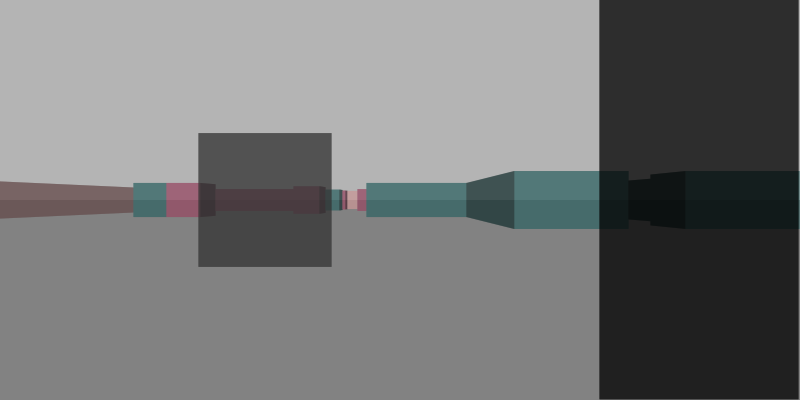
Frame 1 (no input)
Frame 60 (no input): identical to frame 1, image omitted
Frame 120 (the mouse pressed at the canvas centre since frame 60): identical to frame 1, image omitted

The p5.js sketch that drew this single still picture (run headless with seeded random() and noise() and a simulated clock; from frame 60 on, the mouse is pressed at the canvas centre):

// p5.js sketch
// ── sketch.js
var worldMap = [
  [1, 1, 1, 1, 1, 1, 1, 1, 1, 1, 1, 1, 1, 1, 1, 1, 1, 1, 1, 1, 1, 1, 1, 1, 1, 1],
  [1, 2, 0, 2, 0, 0, 0, 0, 0, 0, 2, 0, 0, 0, 0, 0, 0, 0, 0, 0, 0, 0, 0, 0, 0, 1],
  [1, 2, 0, 0, 0, 0, 0, 0, 0, 0, 2, 0, 0, 0, 0, 0, 0, 0, 0, 0, 0, 0, 0, 0, 0, 1],
  [1, 2, 0, 2, 0, 0, 0, 0, 0, 0, 2, 0, 0, 0, 0, 0, 0, 0, 0, 0, 0, 0, 0, 0, 0, 1],
  [1, 0, 0, 0, 0, 0, 0, 0, 0, 0, 0, 0, 0, 0, 0, 0, 0, 0, 0, 0, 0, 0, 0, 0, 0, 1],
  [1, 0, 0, 0, 0, 0, 0, 0, 0, 0, 0, 0, 0, 0, 0, 0, 0, 0, 3, 0, 0, 0, 0, 0, 0, 1],
  [1, 2, 0, 3, 3, 2, 2, 2, 0, 0, 2, 0, 0, 0, 0, 0, 0, 0, 1, 2, 0, 0, 0, 0, 0, 1],
  [1, 2, 0, 0, 0, 0, 0, 0, 0, 0, 0, 0, 0, 0, 0, 0, 0, 0, 3, 0, 3, 0, 0, 0, 0, 1],
  [1, 0, 0, 0, 0, 0, 0, 0, 0, 0, 0, 0, 0, 0, 0, 0, 0, 0, 1, 0, 1, 0, 0, 0, 0, 1],
  [1, 2, 0, 0, 0, 0, 0, 0, 0, 0, 0, 0, 0, 0, 0, 0, 0, 0, 3, 2, 0, 0, 0, 0, 0, 1],
  [1, 0, 0, 0, 0, 0, 0, 0, 0, 0, 0, 0, 0, 0, 0, 0, 0, 0, 1, 0, 0, 0, 0, 0, 0, 1],
  [1, 3, 3, 3, 3, 3, 3, 3, 0, 0, 3, 0, 0, 0, 0, 0, 0, 0, 0, 0, 0, 0, 0, 0, 0, 1],
  [1, 0, 0, 0, 0, 0, 0, 0, 0, 0, 0, 0, 0, 0, 0, 0, 0, 0, 0, 0, 0, 0, 0, 0, 0, 1],
  [1, 0, 0, 0, 0, 0, 0, 0, 0, 0, 0, 0, 0, 0, 0, 0, 0, 0, 0, 0, 0, 0, 0, 0, 0, 1],
  [1, 0, 0, 0, 0, 0, 0, 0, 0, 0, 0, 0, 0, 0, 0, 0, 0, 0, 0, 0, 0, 0, 0, 0, 0, 1],
  [1, 0, 0, 0, 0, 0, 0, 0, 0, 0, 0, 0, 0, 0, 0, 0, 0, 0, 0, 0, 0, 0, 0, 0, 0, 1],
  [1, 0, 0, 0, 0, 0, 0, 0, 0, 0, 0, 0, 0, 0, 0, 0, 0, 0, 0, 0, 0, 0, 0, 0, 0, 1],
  [1, 0, 0, 0, 0, 0, 0, 0, 0, 0, 0, 0, 0, 0, 0, 0, 0, 0, 0, 0, 0, 0, 0, 0, 0, 1],
  [1, 0, 0, 0, 0, 0, 0, 0, 0, 0, 0, 0, 0, 0, 0, 0, 0, 0, 0, 0, 0, 0, 0, 0, 0, 1],
  [1, 0, 0, 0, 0, 0, 0, 0, 0, 0, 0, 0, 0, 0, 2, 2, 0, 2, 2, 0, 0, 0, 0, 0, 0, 1],
  [1, 0, 0, 0, 0, 0, 0, 0, 0, 0, 0, 0, 0, 0, 2, 0, 0, 0, 2, 0, 0, 0, 0, 0, 0, 1],
  [1, 0, 0, 0, 0, 0, 0, 0, 0, 0, 0, 0, 0, 0, 2, 0, 0, 0, 2, 0, 0, 0, 0, 0, 0, 1],
  [1, 0, 0, 0, 0, 0, 0, 0, 0, 0, 0, 0, 0, 0, 2, 0, 0, 0, 2, 0, 0, 0, 0, 0, 0, 1],
  [1, 0, 0, 0, 0, 0, 0, 0, 0, 0, 0, 0, 0, 0, 2, 0, 0, 0, 2, 0, 0, 0, 0, 0, 0, 1],
  [1, 0, 0, 0, 2, 3, 0, 0, 0, 0, 0, 2, 2, 2, 2, 1, 0, 1, 2, 2, 2, 2, 2, 0, 0, 1],
  [1, 0, 0, 0, 0, 0, 0, 0, 0, 0, 0, 2, 0, 0, 2, 0, 0, 0, 2, 0, 0, 0, 2, 0, 0, 1],
  [1, 0, 0, 0, 0, 0, 0, 0, 0, 0, 0, 2, 0, 0, 0, 0, 0, 0, 2, 0, 0, 0, 2, 0, 0, 1],
  [1, 0, 0, 0, 0, 0, 0, 0, 3, 0, 0, 2, 0, 0, 2, 0, 0, 0, 0, 0, 0, 0, 2, 0, 0, 1],
  [1, 0, 0, 0, 0, 0, 0, 0, 0, 0, 0, 2, 2, 2, 2, 0, 0, 0, 2, 0, 0, 0, 2, 0, 0, 1],
  [1, 0, 0, 0, 0, 0, 0, 0, 0, 0, 0, 0, 0, 0, 2, 0, 0, 0, 2, 2, 2, 2, 2, 0, 0, 1],
  [1, 0, 0, 0, 0, 0, 0, 0, 0, 0, 0, 0, 0, 0, 2, 0, 0, 0, 2, 0, 0, 0, 0, 0, 0, 1],
  [1, 3, 3, 3, 3, 3, 3, 3, 0, 0, 3, 0, 0, 0, 2, 1, 0, 1, 2, 0, 0, 0, 0, 0, 0, 1],
  [1, 0, 0, 0, 0, 0, 0, 0, 2, 0, 0, 0, 0, 0, 0, 0, 0, 0, 0, 0, 0, 0, 0, 0, 0, 1],
  [1, 3, 0, 0, 3, 0, 0, 0, 0, 0, 0, 0, 0, 0, 0, 0, 0, 0, 0, 0, 0, 0, 0, 0, 0, 1],
  [1, 2, 0, 0, 0, 2, 0, 0, 3, 0, 2, 0, 0, 0, 0, 0, 0, 0, 0, 0, 0, 0, 0, 0, 0, 1],
  [1, 1, 1, 1, 1, 1, 1, 1, 1, 1, 1, 1, 1, 1, 1, 1, 1, 1, 1, 1, 1, 1, 1, 1, 1, 1]
];

var pos;
var dir;
var plane;
var rot;
var rotSpeed;
var walkSpeed;

var sprites = [];
var zBuffer = [];
var spriteOrder = [];
var spriteDistance = [];

function setup() {
  createCanvas(800, 400);
  pos = createVector(12, 12);
  dir = createVector(0, 1);
  plane = createVector(1, 0);
  rot = 0;
  rotSpeed = 0.025;
  walkSpeed = 0.05;

  sprites = [{
    pos: createVector(13, 13)
  }, {
    pos: createVector(15, 11)
  }, {
    pos: createVector(13, 8)
  }];
}

function draw() {
  background(20);
  noStroke();
  fill(180);
  rect(0, 0, width, height / 2);
  fill(130);
  rect(0, height / 2, width, height);

  update();
  raycast();
  castSprites();
}

function update() {
  dir.x = cos(rot);
  dir.y = -sin(rot); //play with these to really screw things up
  plane.x = sin(rot);
  plane.y = cos(rot);

  if (keyIsDown(LEFT_ARROW)) {
    rot += rotSpeed;
  }

  if (keyIsDown(RIGHT_ARROW)) {
    rot -= rotSpeed;
  }

  if (keyIsDown(UP_ARROW)) {
    if (worldMap[floor(pos.x + dir.x * walkSpeed * 1.0)][floor(pos.y)] === 0) {
      pos.x += dir.x * walkSpeed * 1.0;
    }
    if (worldMap[floor(pos.x)][floor(pos.y + dir.y * walkSpeed * 1.0)] === 0) {
      pos.y += dir.y * walkSpeed * 1.0;
    }
  }

  if (keyIsDown(DOWN_ARROW)) {
    if (worldMap[floor(pos.x - dir.x * walkSpeed * 1.0)][floor(pos.y)] === 0) {
      pos.x -= dir.x * walkSpeed * 1.0;
    }
    if (worldMap[floor(pos.x)][floor(pos.y - dir.y * walkSpeed * 1.0)] === 0) {
      pos.y -= dir.y * walkSpeed * 1.0;
    }
  }
}

function raycast() {
  var rayPos = createVector(0, 0);
  var rayDir = createVector(0, 0);

  //cast rays
  for (var x = 0; x < width; x++) {
    var cameraX = (2 * x / width) - 1;
    rayPos.set(pos.x, pos.y);
    rayDir.set(dir.x + plane.x * cameraX, dir.y + plane.y * cameraX);

    var mapX = floor(rayPos.x);
    var mapY = floor(rayPos.y);

    var sideDistX;
    var sideDistY;

    var scaleX = 1 / rayDir.x;
    var scaleY = 1 / rayDir.y;
    var deltaDistX = (createVector(1, rayDir.y * scaleX)).mag();
    var deltaDistY = (createVector(1, rayDir.x * scaleY)).mag();

    var wallDist;

    var stepX;
    var stepY;

    var hit = 0;
    var side = 0;

    if (rayDir.x < 0) {
      stepX = -1;
      sideDistX = (rayPos.x - mapX) * deltaDistX;
    } else {
      stepX = 1;
      sideDistX = (mapX + 1 - rayPos.x) * deltaDistX;
    }

    if (rayDir.y < 0) {
      stepY = -1;
      sideDistY = (rayPos.y - mapY) * deltaDistY;
    } else {
      stepY = 1;
      sideDistY = (mapY + 1 - rayPos.y) * deltaDistY;
    }

    //DDA
    while (hit === 0) {
      if (sideDistX < sideDistY) {
        sideDistX += deltaDistX;
        mapX += stepX;
        side = 0;
      } else {
        sideDistY += deltaDistY;
        mapY += stepY;
        side = 1;
      }
      if (worldMap[mapX][mapY] > 0) {
        hit = 1;
      }
    }

    //calculate the distance to the wall
    if (side === 0) {
      wallDist = abs((mapX - rayPos.x + (1 - stepX) / 2) / rayDir.x);
    } else {
      wallDist = abs((mapY - rayPos.y + (1 - stepY) / 2) / rayDir.y);
    }

    var lineHeight = abs(height / wallDist);
    lineHeight = min(lineHeight, height);

    if (mapX >= 0 && mapY >= 0) {
      switch (worldMap[mapX][mapY]) {
        case 0:
          break;
        case 1:
          stroke(200, 150, 150);
          break;
        case 2:
          stroke(50, 100, 100);
          break;
        case 3:
          stroke(150, 75, 100);
          break;
      }
    }

    if (side == 1) {
      switch (worldMap[mapX][mapY]) {
        case 1:
          stroke(200 / 2, 150 / 2, 150 / 2);
          break;
        case 2:
          stroke(50 / 2, 100 / 2, 100 / 2);
          break;
        case 3:
          stroke(150 / 2, 75 / 2, 100 / 2);
          break;
      }
    }

    var startY = height / 2 - lineHeight / 2;
    line(x, startY, x, startY + lineHeight);


    //set zbuffer position to wall dist
    zBuffer[x] = wallDist;
  }

}

function compareSprites(a, b) {
  return b.value-a.value;
}

function castSprites() {
  //sort sprites
  for (var i = 0; i < sprites.length; i++) {
    spriteOrder[i] = i;
    spriteDistance[i] = ((pos.x - sprites[i].pos.x) * (pos.x - sprites[i].pos.x) + (pos.y - sprites[i].pos.y) * (pos.y - sprites[i].pos.y));
  }
  
  var mappedOrder = spriteOrder.map(function(order, i) {
    return {index: i, value: spriteDistance[i]};
  });
  mappedOrder.sort(compareSprites);
  
  for (var i = 0; i < mappedOrder.length; i++) {
    spriteOrder[i] = mappedOrder[i].index;
  }

  for (var i = 0; i < sprites.length; i++) {
    var spriteX = sprites[spriteOrder[i]].pos.x - pos.x;
    var spriteY = sprites[spriteOrder[i]].pos.y - pos.y;

    var invDet = 1.0 / (plane.x * dir.y - dir.x * plane.y);
    var transformX = invDet * (dir.y * spriteX - dir.x * spriteY);
    var transformY = invDet * (-plane.y * spriteX + plane.x * spriteY);

    var spriteScreenX = floor((width / 2) * (1 + transformX / transformY));

    //calculate height of the sprite on screen
    var spriteHeight = abs(floor(height / transformY));
    var drawStartY = -spriteHeight / 2 + height / 2;
    if (drawStartY < 0) {
      drawStartY = 0;
    }
    var drawEndY = spriteHeight / 2 + height / 2;
    if (drawEndY >= height) {
      drawEndY = height - 1;
    }

    var spriteWidth = abs(floor(height / transformY));
    var drawStartX = floor(-spriteWidth / 2 + spriteScreenX);
    if (drawStartX < 0) {
      drawStartX = 0;
    }
    var drawEndX = floor(spriteWidth / 2 + spriteScreenX);
    if (drawEndX >= width) {
      drawEndX = width - 1;
    }


    //draw every vertical stripe of the sprite on screen
    for (var stripe = drawStartX; stripe < drawEndX; stripe++) {
      if (transformY > 0 && stripe > 0 && stripe < width && transformY < zBuffer[stripe]) {
        stroke(spriteOrder[i] * 50);
        line(stripe, drawStartY, stripe, drawEndY);
      }
    }
  }


}
